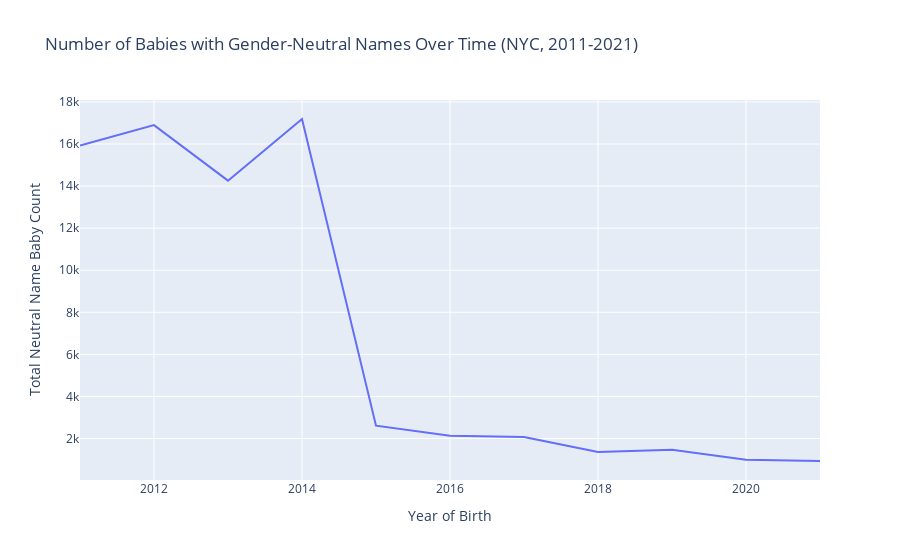

Write notebook code for a chart like this one.
### Markdown cell above
## Step 4: Visualization

### Code cell
fig = px.line(
    baby_stats_sorted,
    x="Year of Birth",
    y="Total Neutral Name Baby Count",
    title=" Number of Babies with Gender-Neutral Names Over Time (NYC, 2011-2021)",
)
fig.show()

### Figure 1 — Plotly figure (JSON) as saved in the notebook; plotly's stock layout.template omitted (floating-point values rounded to 4 significant figures)
{"data": [{"hovertemplate": "Year of Birth=%{x}<br>Total Neutral Name Baby Count=%{y}<extra></extra>", "legendgroup": "", "line": {"color": "#636efa", "dash": "solid"}, "marker": {"symbol": "circle"}, "mode": "lines", "name": "", "orientation": "v", "showlegend": false, "type": "scatter", "x": [2011, 2012, 2013, 2014, 2015, 2016, 2017, 2018, 2019, 2020, 2021], "xaxis": "x", "y": [15928, 16897, 14259, 17190, 2610, 2134, 2074, 1364, 1462, 987, 931], "yaxis": "y"}], "layout": {"legend": {"tracegroupgap": 0}, "title": {"text": " Number of Babies with Gender-Neutral Names Over Time (NYC, 2011-2021)"}, "xaxis": {"anchor": "y", "domain": [0, 1], "title": {"text": "Year of Birth"}}, "yaxis": {"anchor": "x", "domain": [0, 1], "title": {"text": "Total Neutral Name Baby Count"}}}}
